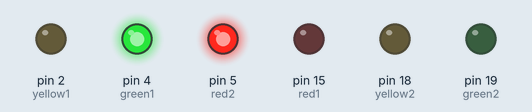
Recording of a sketch running on a simulated Arduino Uno, built with avr-gcc and run on an emulated ATmega328P. Parts: output pins drawn as LEDs (lit = HIGH).

Above: at 5.0 s.
At 12.5 s:
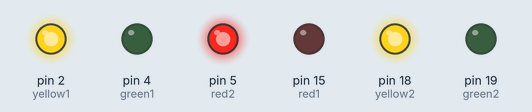
At 20.0 s:
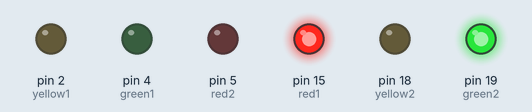
Timing chart, 0 to 32.5 s (numbered marks = the images above):
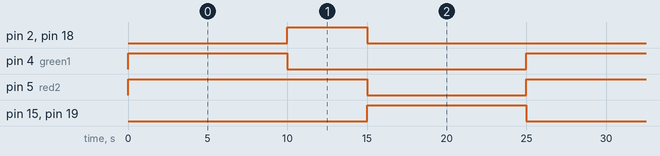

The sketch:

traffficligt_2_way_walkbuton.ino
```cpp
//Traffic light one
#define red1 15
#define yellow1 2
#define green1 4
//Traffic light Two
#define red2 5
#define yellow2 18
#define green2 19

void setup()
{
pinMode(red1,OUTPUT);
pinMode(yellow1,OUTPUT);
pinMode(green1,OUTPUT);
pinMode(red2,OUTPUT);
pinMode(yellow2,OUTPUT);
pinMode(green2,OUTPUT);
digitalWrite(green1,HIGH);
digitalWrite(red2,HIGH);
}

void loop()
{
digitalWrite(green1,HIGH);
digitalWrite(red2,HIGH);
delay(10000);
digitalWrite(red1,LOW);
digitalWrite(yellow1,LOW);
digitalWrite(yellow2,LOW);
digitalWrite(green2,LOW);

digitalWrite(green1,LOW);
digitalWrite(yellow1,HIGH);
digitalWrite(yellow2,HIGH);
delay(5000);
digitalWrite(yellow1,LOW);
digitalWrite(yellow2,LOW);
digitalWrite(red1,LOW);
digitalWrite(red2,LOW);
digitalWrite(green2,LOW);

digitalWrite(red1,HIGH);
digitalWrite(green2,HIGH);
delay(10000);
digitalWrite(red1,LOW);
digitalWrite(green2,LOW);
digitalWrite(yellow1,LOW);
digitalWrite(green1,LOW);
digitalWrite(red2,LOW);
digitalWrite(yellow2,LOW);
}
```

Measured:
- by itself, pin 2 (yellow1), pin 18 (yellow2): alternates HIGH for 5.0 s and LOW for 20.0 s
- by itself, pin 4 (green1), pin 15 (red1), pin 19 (green2): alternates HIGH for 10.0 s and LOW for 15.0 s
- by itself, pin 5 (red2): alternates HIGH for 15.0 s and LOW for 10.0 s
